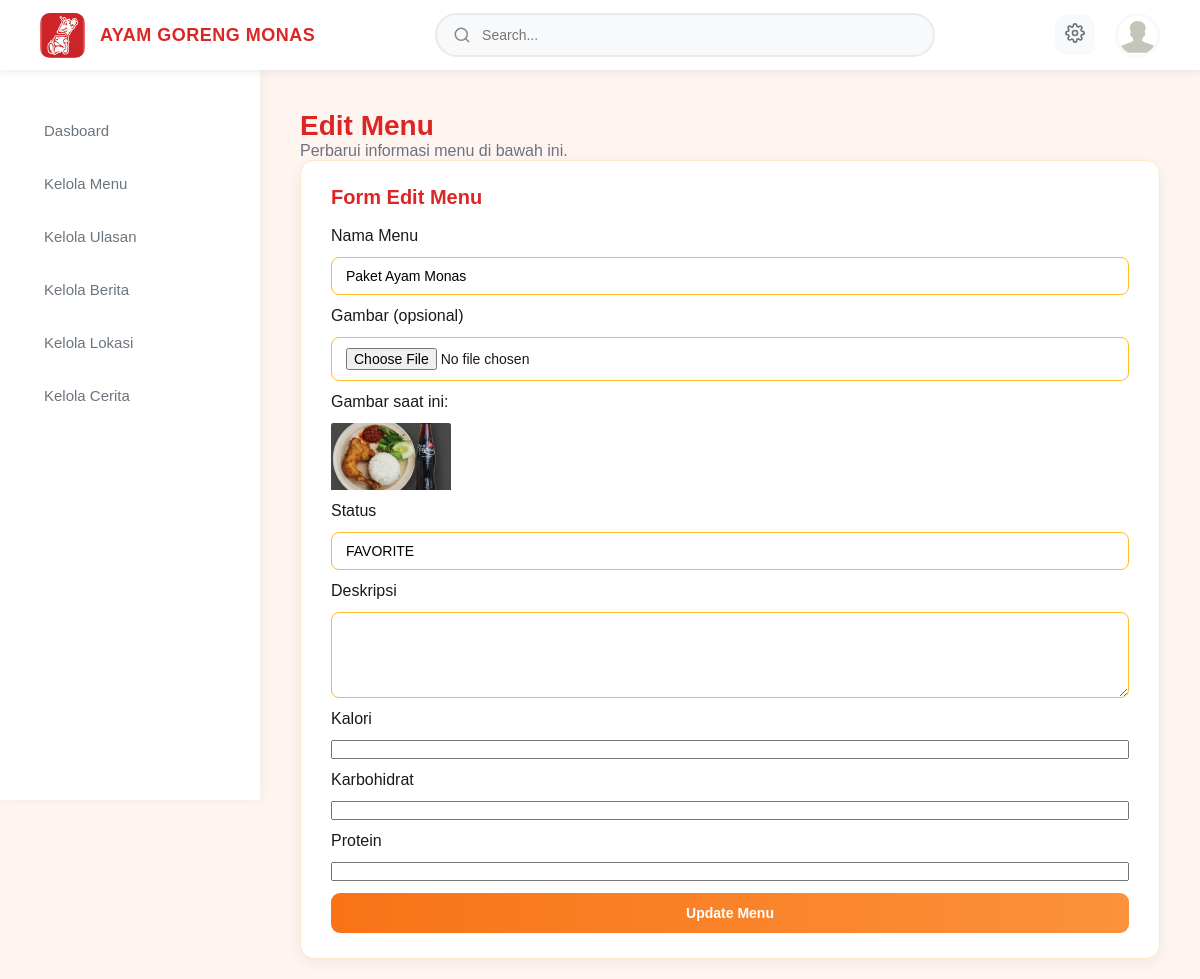
The app's page /Admin/menu/edit_menu.php?id=1, older data.
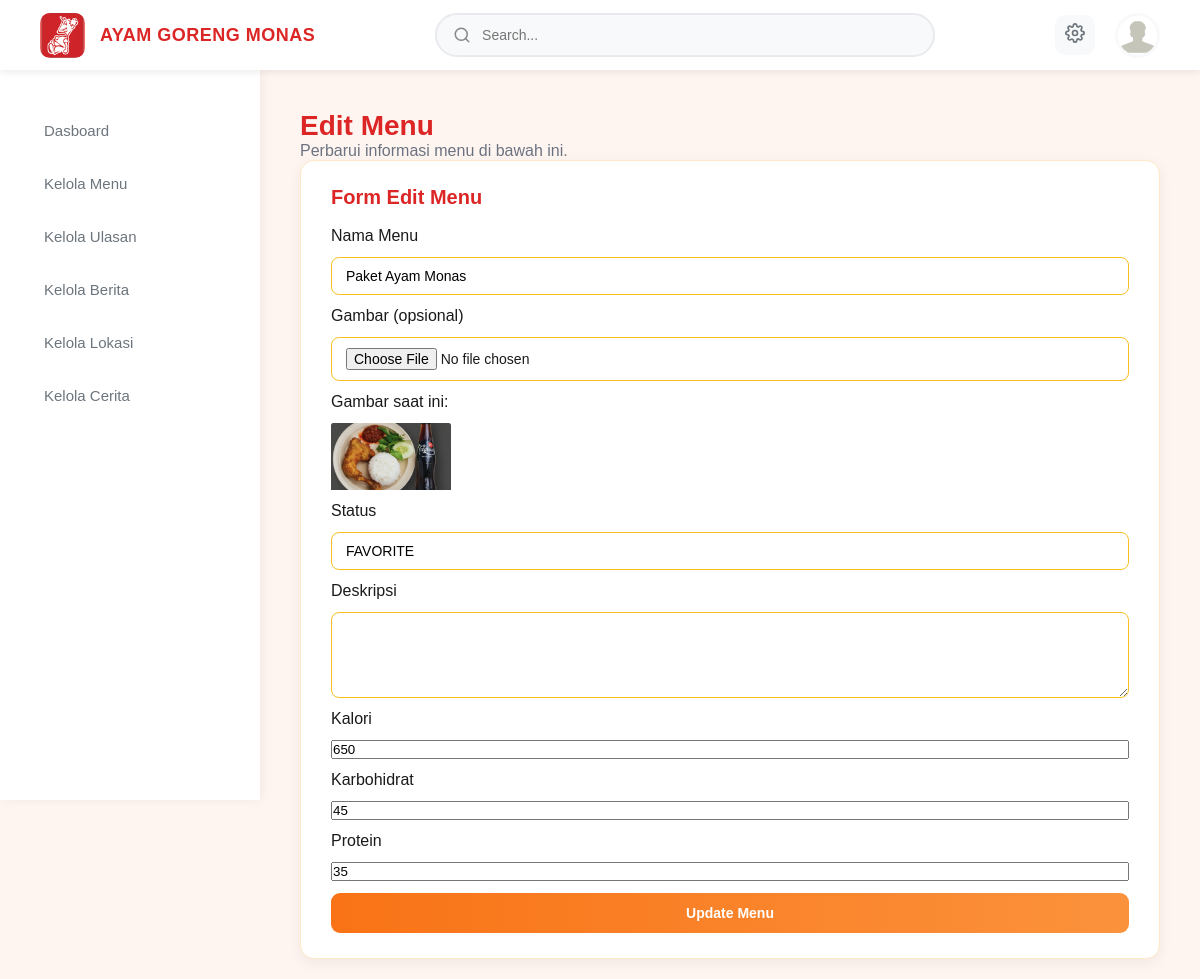
The same page, newer data.
### tables this page shows
CREATE TABLE menu (
    id INT AUTO_INCREMENT PRIMARY KEY,
    nama VARCHAR(50) NOT NULL,
    gambar VARCHAR(100) NOT NULL,
    status VARCHAR(20) DEFAULT NULL
);

### Admin/menu/edit_menu.php (the view, shortened to what this page needs)
<?php
$conn = mysqli_connect("localhost", "root", "", "ayamgoreng_monas");
if (isset($_GET['id'])) {
  $id = $_GET['id'];
  $result = mysqli_query($conn, "SELECT * FROM menu WHERE id = $id");
  $menu = mysqli_fetch_assoc($result);
}
?>
<!DOCTYPE html>
<html lang="en">
  <head>
    <link rel="stylesheet" href="../style_admin/manage_menu.css" />
  </head>
  <body>
    <?php
      include "../layout/header_admin.php";
      include "../layout/sidebar_admin.php";
    ?>
    <section class="main-content">
      <div class="content-header">
        <h1>Edit Menu</h1>
        <p>Perbarui informasi menu di bawah ini.</p>
      </div>
      <div class="form-section">
        <h2>Form Edit Menu</h2>
        <form method="POST" enctype="multipart/form-data">
          <label>Nama Menu</label>
          <input type="text" name="nama" value="<?php echo $menu['nama']; ?>" required />
          <label>Gambar (opsional)</label>
          <input type="file" name="gambar" />
          <p>Gambar saat ini:</p>
          <img src="../../Source/Daftar menu/<?php echo $menu['gambar']; ?>" width="120">
          <label>Status</label>
          <input type="text" name="status" value="<?php echo $menu['status']; ?>" />
          <label>Deskripsi</label>
          <textarea name="deskripsi" rows="4"><?php echo $menu['deskripsi']; ?></textarea>
          <label>Kalori</label>
          <input type="number" name="kalori" value="<?php echo $menu['kalori']; ?>" />
          <label>Karbohidrat</label>
          <input type="number" name="karbohidrat" value="<?php echo $menu['karbohidrat']; ?>" />
          <label>Protein</label>
          <input type="number" name="protein" value="<?php echo $menu['protein']; ?>" />
          <button type="submit" name="update">Update Menu</button>
        </form>
      </div>
    </section>
  </body>
</html>

Row changes from the older to the newer data that the page shows:
changed menu "Paket Ayam Monas": kalori (not shown) → "650"; karbohidrat (not shown) → "45"; protein (not shown) → "35"
